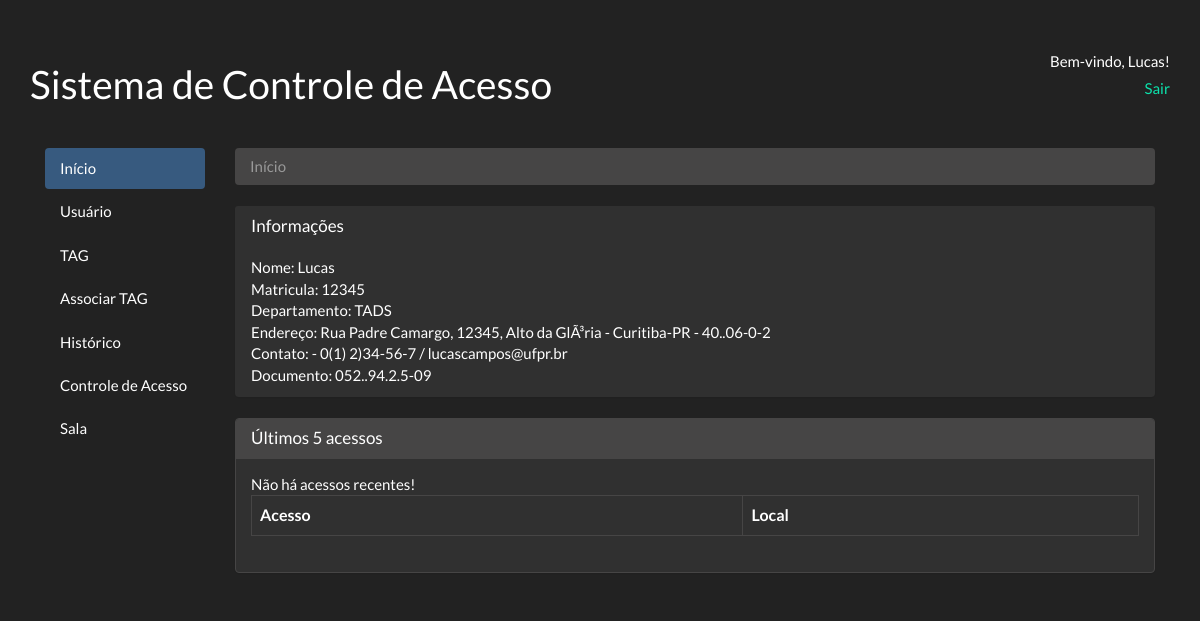
The page /webapp/ (signed in) on the database its author committed.
### tables this page shows
CREATE TABLE `usuario` (
  `id` int(11) NOT NULL AUTO_INCREMENT,
  `id_categoria` int(11) DEFAULT '2',
  `matricula` int(11) DEFAULT NULL,
  `nome` varchar(50) DEFAULT NULL,
  `departamento` varchar(25) DEFAULT NULL,
  `rua` varchar(100) DEFAULT NULL,
  `numero` int(5) DEFAULT NULL,
  `bairro` varchar(25) DEFAULT NULL,
  `cep` varchar(9) DEFAULT NULL,
  `cidade` varchar(25) DEFAULT NULL,
  `estado` varchar(25) DEFAULT NULL,
  `telefone` varchar(16) DEFAULT NULL,
  `cpf` varchar(11) DEFAULT NULL,
  `email` varchar(50) DEFAULT NULL,
  `foto` varchar(100) DEFAULT NULL,
  `senha` varbinary(100) DEFAULT NULL,
  `status` int(1) DEFAULT 1,
  PRIMARY KEY (`id`),
  KEY `fk_usuario_categoria_usuario` (`id_categoria`),
  CONSTRAINT `fk_usuario_categoria_usuario` FOREIGN KEY (`id_categoria`) REFERENCES `categoria_usuario` (`id`) ON DELETE NO ACTION ON UPDATE NO ACTION
);

### webapp/index.php (the view, shortened to what this page needs)
<?php
	$current_page = "index";
	require $_SERVER["DOCUMENT_ROOT"]. "/gandalf/webapp/header.php";
	require $_SERVER["DOCUMENT_ROOT"]. "/gandalf/webapp/menu.php";
	require $_SERVER["DOCUMENT_ROOT"]. "/gandalf/webapp/conexao.php";
		$query = "SELECT * FROM usuario WHERE id = $idUsuario";
		$result = mysqli_query($link, $query);
		$row = mysqli_fetch_assoc($result);
	function Mask($mask,$str){
    $str = str_replace(" ","",$str);
    for($i=0;$i<strlen($str);$i++){
        $mask[strpos($mask,"#")] = $str[$i];
    }
    return $mask;
}
?>
		<div class="col-xs-10">
			<div class="row">
				<div class="col-xs-12">
					<ol class="breadcrumb">
						<li class="active">Início</li>
					</ol>
				</div>
			</div>
			<?php if (isset($idUsuario)){ ?>
			<div class="panel panel-heading">
				<div class="panel-default">
					<h3 class="panel-title">Informações</h3>
				</div>
				<br>Nome: <?= $row['nome'] ?>
				<br>Matricula: <?= $row['matricula'] ?>
				<br>Departamento: <?= $row['departamento'] ?>
				<br>Endereço: <?= $row['rua'] ?>, <?= $row['numero'] ?>, <?= $row['bairro'] ?> - <?= $row['cidade'] ?>-<?= $row['estado'] ?>
				<?php
					$cep = $row['cep'];
					echo ' - '.Mask("##.###-###",$cep);
				?>
				<br>Contato:
				<?php
					$fone = $row['telefone'];
					echo ' - '.Mask("(##) ####-####",$fone).' / ';
				?>
				<?= $row['email'] ?>
				<?php
					$cpf = $row['cpf'];
					echo '<BR>Documento: '.Mask("###.###.###-##",$cpf);
				?>
			</div>
			<?php }else{ ?>
			<div class="panel-heading">
				<h3 class="panel-title">Não há um usuário associado a esta Tag.</h3>
			</div>
			<?php } ?>
			<div class="panel panel-default">
				<div class="panel-heading">
					<h3 class="panel-title">Últimos 5 acessos</h3>
				</div>
				<div class="panel-body">
					<table class="table table-bordered table-hover">
						<thead>
							<th>Acesso</th>
							<th>Local</th>
						</thead>
					</table>
				</div>
			</div>
		</div>
<?php
	require $_SERVER["DOCUMENT_ROOT"]. "/gandalf/webapp/footer.php";
?>

### webapp/header.php (shortened to what this page needs)
<?php
	$logado = $_SESSION['nomeUsuario'];
	$categoria = $_SESSION['categoria'];
	$idUsuario = $_SESSION['idUsuario'];
?>
<html>
<head>
	<link rel="stylesheet" href="<?php $_SERVER["DOCUMENT_ROOT"] ?>/gandalf/webapp/resources/bootstrap/css/bootstrap-darkly.min.css">
</head>
<body>
	<div class="container">
		<div class="page-header">
			<div class="row">
				<div class="col-xs-8 text-left">
					<h1 >Sistema de Controle de Acesso</h1>
				</div>
				<div class="col-xs-4 text-right">
					<h5>Bem-vindo, <?=$logado?>!</h5>
					<h5><a href="<?php $_SERVER["DOCUMENT_ROOT"] ?>/gandalf/webapp/login/logout.php">Sair</a></h5>
				</div>
			</div>
		</div>
	</div>
	<div class="container">

### webapp/menu.php (shortened to what this page needs)
<div class="col-xs-2">
	<ul class="nav nav-pills nav-stacked">
		<li role="presentation" class="<?php if ($current_page == "index") { echo 'active'; } ?>">
			<a href="<?php $_SERVER["DOCUMENT_ROOT"] ?>/gandalf/webapp/">Início</a>
		</li>
		<?php if ($categoria == 'ADMINISTRADOR') { ?>
			<li role="presentation" class="<?php if ($current_page == "usuario") { echo 'active'; } ?>">
				<a href="<?php $_SERVER["DOCUMENT_ROOT"] ?>/gandalf/webapp/usuario/pesquisar_usuario.php">Usuário</a>
			</li>
		<?php } ?>
		<?php if ($categoria == 'ADMINISTRADOR' || $categoria == 'MASTER') { ?>
			<li role="presentation" class="<?php if ($current_page == "tag") { echo 'active'; } ?>">
				<a href="<?php $_SERVER["DOCUMENT_ROOT"] ?>/gandalf/webapp/tag/cadastrar_tag.php">TAG</a>
			</li>
		<?php } ?>
		<?php if ($categoria == 'ADMINISTRADOR') { ?>
			<li role="presentation" class="<?php if ($current_page == "associartag") { echo 'active'; } ?>">
				<a href="<?php $_SERVER["DOCUMENT_ROOT"] ?>/gandalf/webapp/associar_tag/pesquisa.php">Associar TAG</a>
			</li>
		<?php } ?>
		<?php if ($categoria == 'ADMINISTRADOR' || $categoria == 'CLIENTE') { ?>
			<li role="presentation" class="<?php if ($current_page == "historicotag") { echo 'active'; } ?>">
				<a href="<?php $_SERVER["DOCUMENT_ROOT"] ?>/gandalf/webapp/tag/pesquisar_tag.php">Histórico</a>
			</li>
		<?php } ?>
		<?php if ($categoria == 'ADMINISTRADOR') { ?>
			<li role="presentation" class="<?php if ($current_page == "controleacesso") { echo 'active'; } ?>">
				<a href="<?php $_SERVER["DOCUMENT_ROOT"] ?>/gandalf/webapp/controle/controle_acesso.php">Controle de Acesso</a>
			</li>
		<?php } ?>
		<?php if ($categoria == 'ADMINISTRADOR') { ?>
			<li role="presentation" class="<?php if ($current_page == "sala") { echo 'active'; } ?>">
				<a href="<?php $_SERVER["DOCUMENT_ROOT"] ?>/gandalf/webapp/sala/pesquisar.php">Sala</a>
			</li>
		<?php } ?>
	</ul>
</div>

### webapp/footer.php (shortened to what this page needs)
	</div>
	<footer class="footer" style="width:100%; text-align:center; padding-bottom:20px;">
	</footer>
</body>
</html>

### rows shown on the page
usuario: nome "Lucas", matricula "12345", departamento "TADS", rua "Rua Padre Camargo", numero "12345", bairro "Alto da GlÃ³ria", cidade "Curitiba", estado "PR", cep "40..06-0-2", telefone "0(1) 2)34-56-7", email "lucascampos@ufpr.br", cpf "052..94.2.5-09"

### other values the page prints
$logado "Lucas"
